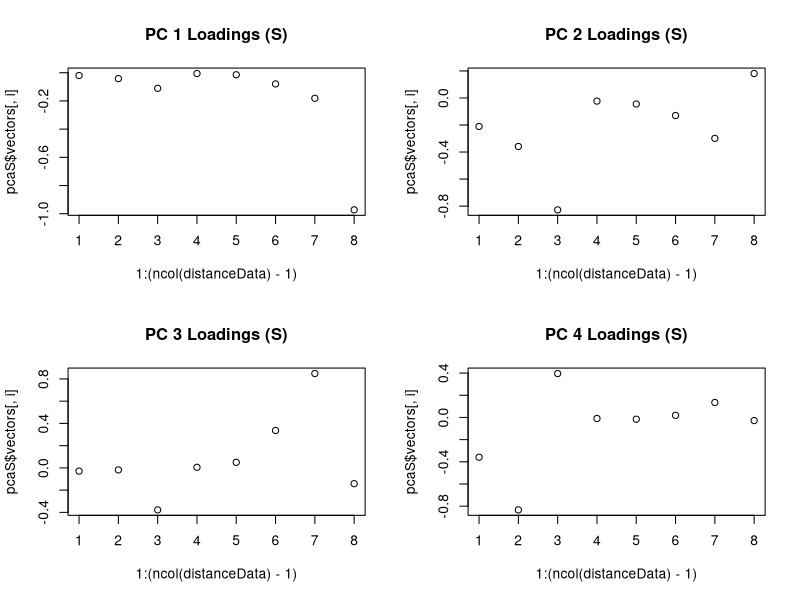
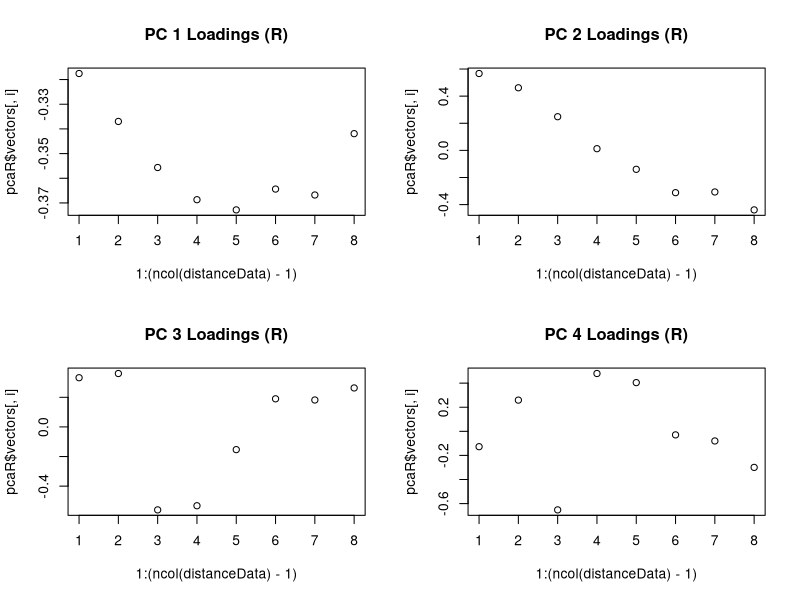
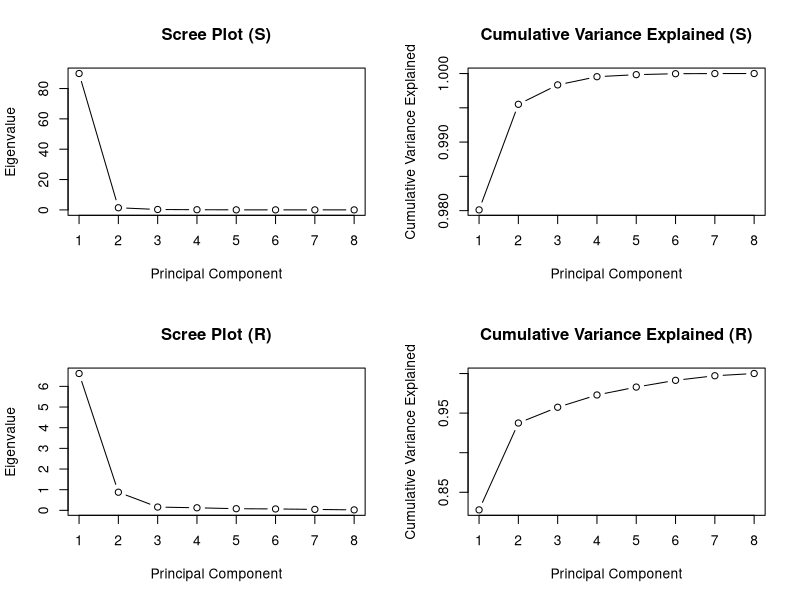

The R source for these figures, in order:
## ---- chunk 1
# Load the data
pollutionData <- read.csv("PollutionData.csv")

# Fit the multivariate multiple regression model
model <- lm(cbind(NO2, O3) ~ Wind + SolarRad, data = pollutionData)

## ---- chunk 2

## ---- chunk 3

## ---- chunk 4
trackData <- read.csv("TrackData.csv")

# Extract the columns containing distances
distanceColumns <- c("X100m.s", "X200m.s", "X400m.s", "X800m.m", "X1500m.m", "X5000m.m", "X10000m.m", "Marathon.m")
distanceData <- trackData[, c("Country", distanceColumns)]

# Covariance matrix S
covMatrix <- cov(distanceData[, -1])
covMatrix

# Correlation matrix R
corMatrix <- cor(distanceData[, -1])
corMatrix
## ---- chunk 5
eigenS <- eigen(covMatrix)
eigenS
## ---- chunk 6
eigenR <- eigen(corMatrix)
eigenR
## ---- chunk 7
# PCA using covariance matrix
pcaS <- eigenS

# PCA using correlation matrix
pcaR <- eigenR

# Plots
par(mfrow = c(2, 2))  # Setting up a 2x2 grid for subplots

# Plotting loadings for the first four principal components of S
for (i in 1:4) {
  plot(1:(ncol(distanceData) - 1), pcaS$vectors[, i], 
       main = paste("PC", i, "Loadings (S)"))
}

# Plotting loadings for the first four principal components of R
for (i in 1:4) {
  plot(1:(ncol(distanceData) - 1), pcaR$vectors[, i], 
       main = paste("PC", i, "Loadings (R)"))
}

## ---- chunk 8
# Calculate cumulative variance explained
cumVarianceS <- cumsum(pcaS$values) / sum(pcaS$values)
cumVarianceR <- cumsum(pcaR$values) / sum(pcaR$values)

# Scree plot for S
plot(1:length(pcaS$values), pcaS$values, type = 'b', 
     main = "Scree Plot (S)", xlab = "Principal Component", ylab = "Eigenvalue")

# Cumulative variance explained plot for S
plot(1:length(pcaS$values), cumVarianceS, type = 'b', 
     main = "Cumulative Variance Explained (S)", xlab = "Principal Component", ylab = "Cumulative Variance Explained")

# Scree plot for R
plot(1:length(pcaR$values), pcaR$values, type = 'b', 
     main = "Scree Plot (R)", xlab = "Principal Component", ylab = "Eigenvalue")

# Cumulative variance explained plot for R
plot(1:length(pcaR$values), cumVarianceR, type = 'b', 
     main = "Cumulative Variance Explained (R)", xlab = "Principal Component", ylab = "Cumulative Variance Explained")
## ---- chunk 9
nyseData <- read.csv("NYSEData.csv")

# Construct the sample covariance matrix S and find the sample principal components
covMatrix <- cov(nyseData)
print(covMatrix)
pca <- princomp(covMatrix)
print(pca)
## ---- chunk 10
# Calculate the proportion of total sample variance explained by the first three principal components
propVarExplained <- cumsum(pca$sdev^2) / sum(pca$sdev^2)
print(propVarExplained[3])
## ---- chunk 11
# Extract loadings for the first three components
loadings <- pca$loadings[, 1:3]
print(loadings)
